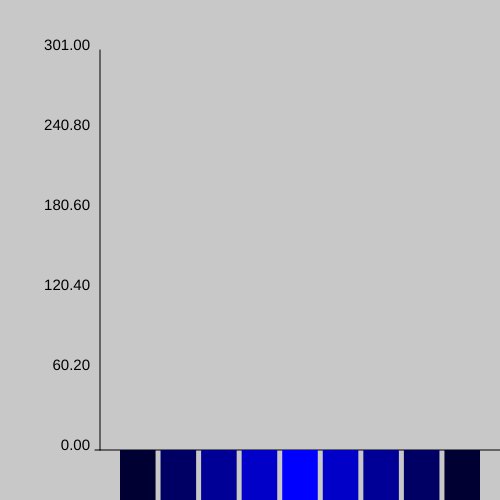
Frame 1 (no input)
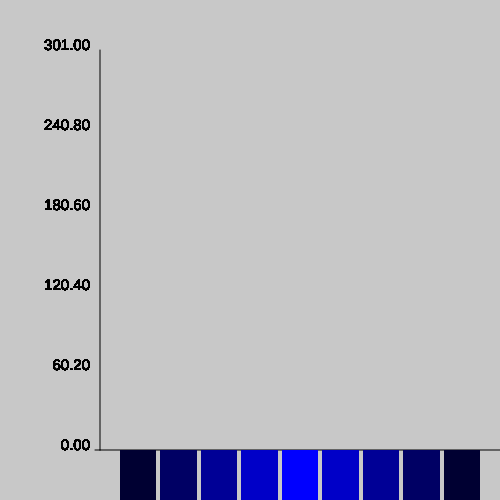
Frame 60 (no input)
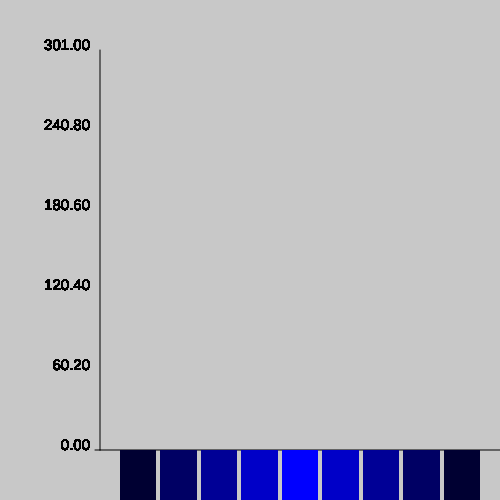
Frame 120 (the mouse pressed at the canvas centre since frame 60)

The p5.js sketch that drew these frames (run headless with seeded random() and noise() and a simulated clock; from frame 60 on, the mouse is pressed at the canvas centre):

// p5.js sketch
// ── sketch.js
let fruits = [
  {name:"Apples", sales:50},
  {name:"Oranges", sales:100},
  {name:"Bananas", sales:150},
  {name:"Kiwis", sales:200},
  {name:"Grapes", sales:301},
  {name:"Pineapple", sales:200},
  {name:"Melons", sales:150},
  {name:"Peaches", sales:100},
  {name:"Pears", sales:50}
];

let maxValue = Math.max(...fruits.map(object => object.sales));
let numBlocks = fruits.length;
let chartWidth = 400;
let chartHeight = 400;
let chartxPos = 100;
let chartyPos = 450;
let marginLeft = 20;
let marginRight = 20;
let blockGap = 5;
let screenWidth = 500;
let screenHeight = 500;
let numTicks = 6;
let tickLength = 5;

let blockWidth = (chartWidth - (marginLeft+marginRight) - ((numBlocks - 1) * blockGap))/numBlocks;
let firstBlockxPos = ((screenWidth-chartWidth) / 2) + marginLeft;
let masterGap = blockWidth + blockGap

function scaler(_num){
    let scaleValue = chartHeight/maxValue;
    return _num * scaleValue
}

function setup(){
    createCanvas(screenWidth,screenHeight);
    background(200);
    angleMode(DEGREES);
    rectMode(CORNER); 
}

function draw(){
  randomSeed(40)
  fill (0);
  translate(chartxPos, chartyPos);
  drawAxis(8);
  drawChart();
}

function drawChart() {
  for(let x=0;x<fruits.length;x++){
    push();
      translate(marginLeft + (x*masterGap), 0)
      noStroke()
      fill(0, 0, fruits[x].sales)
      rect (0, 0, blockWidth,scaler(-fruits[x].sales));
    pop();
  }
}

function drawAxis(num) {
  strokeWeight(1)

  line(0, 0, chartWidth, 0);
  line(0, 0, 0, -chartHeight);

  let tickGap = chartHeight / (numTicks - 1);
  let numGap = maxValue / (numTicks - 1); 

  for (let x = 0; x < numTicks; x++) {
    line(0, x * -tickGap, -tickLength, x * -tickGap);
    noStroke();
    textAlign(RIGHT);
    textSize(15);
    text((x * numGap).toFixed(2), -10, x * -tickGap);
  }
}
